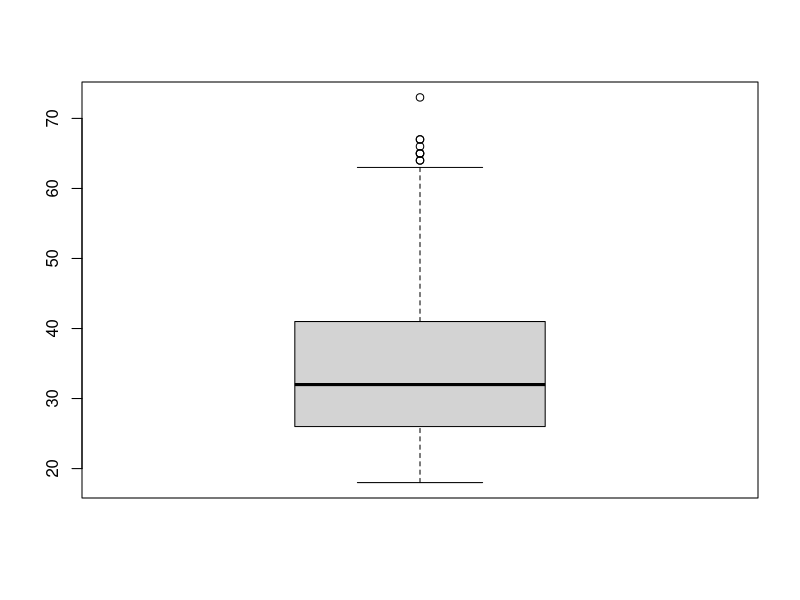

This figure's R source:
## ---- chunk 1
mydata <- read.csv(file="data/creditrisk.csv") 
age <-mydata$Age 
mean(age)
## ---- chunk 2
sd(age)
## ---- chunk 3
max(age)
## ---- chunk 4
min(age)
## ---- chunk 5
lowerq <- quantile(age)[2] 
upperq <- quantile(age)[4] 
iqr <- IQR(age) 
iqr
## ---- chunk 6
upperthreshold <- (iqr * 1.5) + upperq 
lowerthreshold <- lowerq - (iqr * 1.5)
upperthreshold 
lowerthreshold

## ---- chunk 7
boxplot(age) 
## ---- chunk 8
newdata <-read.csv(file="data/creditriskorg.csv")
newdata 
## ---- chunk 9
newdata <- read.csv(file="data/creditriskorg.csv",
skip=1,header=TRUE,sep=",") 
newdata 
## ---- chunk 10
checking <- newdata$Checking 
## ---- chunk 11
checking <- sub(",", "", checking) #substitute comma with blank in all of checking 
checking <- sub("\\$", "", checking) #substitute dollar sign with blank in all of checking 
checking <-  as.numeric(checking) #numeric convert 
mean(checking, na.rm=TRUE) #mean with NA removed 
